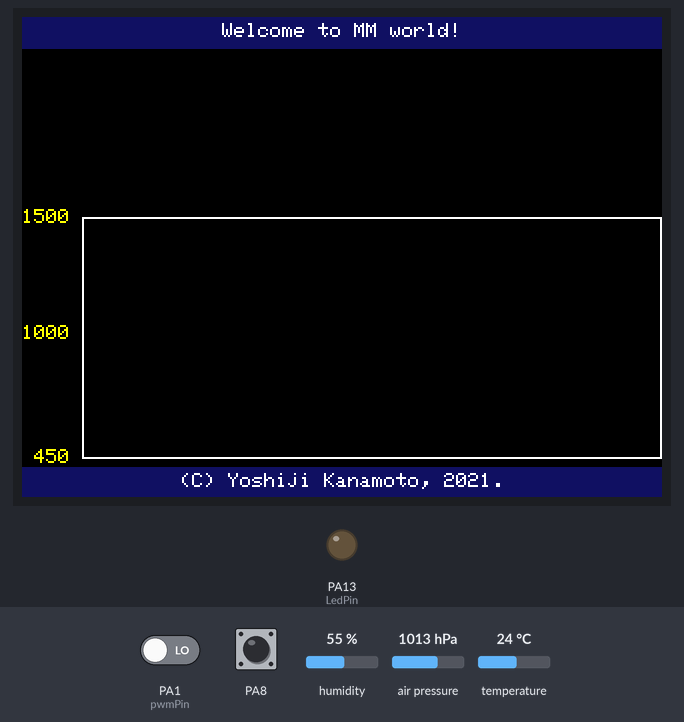
The sketch below on a simulated STM32 Blue Pill. Shown: 320×240 colour display, output pins drawn as LEDs (lit = HIGH). Inputs (shaded band) come from the test bench; at power-on: PA1 (pwmPin) LOW, PA8 HIGH, humidity 55 %, air pressure 1013 hPa, temperature 24 °C. What the sketch prints to the serial monitor is not drawn.

Above: at 5.4 s.
5.5 s: PA1 (pwmPin) driven HIGH
At 6.7 s:
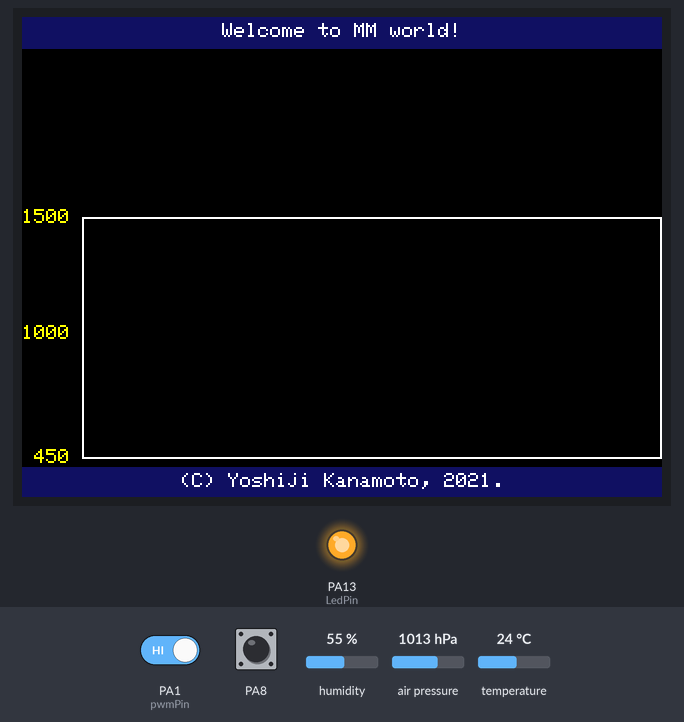
7.0 s: PA1 (pwmPin) driven LOW
At 25.1 s:
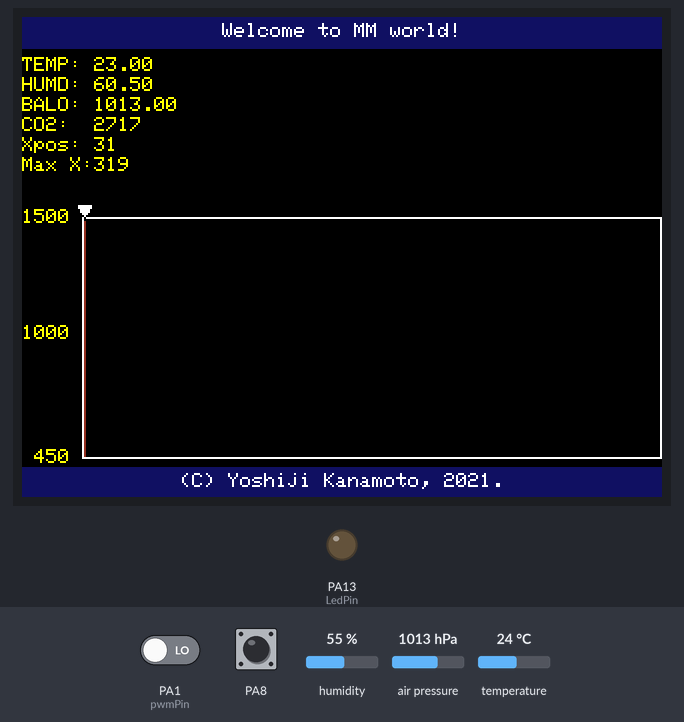
Timing chart, 0 to 25.6 s (numbered marks = the images above; inputs shaded):
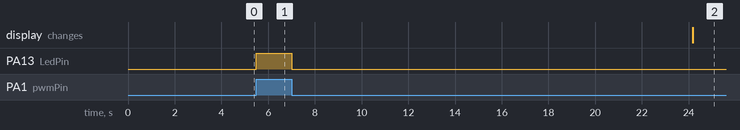

Measured:
- after the input at 5.5 s, PA13 (LedPin): LOW → HIGH at once
- after the input at 7.0 s, PA13 (LedPin): HIGH → LOW at once; the display: changes after 17.2 s (image 2)

The sketch:

AllInOneApp.ino
```cpp
// (licence header left out)
#include <Arduino.h>

// LCD
#include <LCDWIKI_GUI.h> //Core graphics library
#include <LCDWIKI_SPI.h> //Hardware-specific library
#include <LCDWIKI_TOUCH.h> //touch screen library

// IrRemote
#include "PinDefinitionsAndMore.h"
#include <IRremote.h>

// BME280
#include "SparkFunBME280.h"

// MHZ19C
#include <MsTimer2.h> // for interrupt mode

////////////////////////////////////////////////////////////
//paramters define

// LCD controller
#define MODEL ILI9341

// PIN assign for LCD
#define CS   A5
#define CD   A3
#define RST  A4
#define LED  A0   //if you don't need to control the LED pin,
// you should set it to -1 and set led pin of "LCD" to 3.3V.
// NOTE: backlight blinks. why?
//touch screen paramters define

#define TCS   2
#define TCLK  7
#define TDOUT 4
#define TDIN  5
#define TIRQ  6

// BME280
#define SPI_CS_PIN  10

// MHZ19C
#define pwmPin A1        // UV voltage output value
#define LedPin 13       // just indicator...

////////////////////////////////////////////////////////////

// define some colour values
#define BLACK   0x0000
#define BLUE    0x001F
#define RED     0xF800
#define GREEN   0x07E0
#define CYAN    0x07FF
#define MAGENTA 0xF81F
#define YELLOW  0xFFE0
#define WHITE   0xFFFF

// irRemote command definitions
#define TV_ADDR     0x2684
#define TV_ON       0x18
#define TV_UP       0x0F    // volume up
#define TV_DN       0x0B    // volume down
#define TV_BS       0x39    // BS
#define TV_DG       0x38    // Ground digital

#define TV_ST       0xA1    // subtitle in mainly mute mode
#define TV_MT       0x1A    // MUTE

#define TV_C1       0x00
#define TV_C2       0x01
#define TV_C3       0x02
#define TV_C4       0x03
#define TV_C5       0x04
#define TV_C6       0x05
#define TV_C7       0x06
#define TV_C8       0x07
#define TV_C9       0x08

////////////////////////////////////////////////////////////
// instances and variables
LCDWIKI_SPI mylcd(MODEL, CS, CD, RST, LED); //model,cs,dc,reset,led
LCDWIKI_TOUCH my_touch(TCS,TCLK,TDOUT,TDIN,TIRQ); //tcs,tclk,tdout,tdin,tirq
uint16_t wW;
uint16_t wH;
BME280 sensor;
int senseCount = 0;
int senseCountMax=199;  // 100mm x 200= 20sec for BME280 and CO2 monitor

// for irremote
uint16_t sAddress;
uint8_t sCommand;
uint8_t sRepeats = 0;

//for MHZ19C and CO2 monitor
int prevVal = LOW;
uint32_t th, tl, h, l, ppm, ppm_now;
uint32_t ppm_befor = 0L;
uint32_t tt = 0L;
uint32_t CO2_data = 0L;
uint8_t  data_count = 0L;

// co2 graph drawing coordinate variable
#define CO2MIN 450
#define CO2MAX 1500

// rectangular coordinates
uint16_t co2graph_min_x;
uint16_t co2graph_max_x;
uint16_t co2graph_min_y;
uint16_t co2graph_max_y;

// current bar graph x position
uint16_t currentXpos;

// led is lit: HIGH
int f_pressed= HIGH;
int f_pressed_old= HIGH;
bool f_state=true;

////////////////////////////////////////////////////////////
////////////////////////////////////////////////////////////
////////////////////////////////////////////////////////////

void setup() {

  ////////////////////////////////////////
  // 1. LCDWiki initialization
  // Be careful wW and wH is swapped becase of rotate 90!
  wW = mylcd.Get_Display_Height();
  wH = mylcd.Get_Display_Width();
  mylcd.Init_LCD();
  mylcd.Fill_Screen(BLACK);

  // rotation from 0:0degree, 1:90degree, 3:270degree
  mylcd.Set_Rotation(1); // 90 dgree rotation for landscape displaying

  // fill title bar, because ratete90, wH is used insted of wW
  mylcd.Set_Draw_color(16, 16, 96);

  mylcd.Set_Text_Mode(1);
  mylcd.Set_Text_Size(1);
  mylcd.Set_Text_colour(255, 255, 255);
  mylcd.Set_Text_Back_colour(0);

  // header
  mylcd.Fill_Rectangle(0, 0, wW - 1, 15); // draw header bar
  mylcd.Print_String("Welcome to MM world!", CENTER, 3);

  // hooter
  mylcd.Fill_Rectangle(0, wH - 15, wW - 1, wH - 1); // draw footer
  mylcd.Print_String("(C) Yoshiji Kanamoto, 2021.", CENTER, wH - 12);

  // main part
  mylcd.Set_Text_Mode(0);
  mylcd.Set_Text_colour(YELLOW);
  mylcd.Set_Text_Back_colour(BLACK);
  mylcd.Set_Text_Size(1);

  // co2 graph area
  mylcd.Set_Draw_color(255,255,255);
  co2graph_min_x= 30;
  co2graph_max_x= wW-1;
  co2graph_min_y= 100;
  co2graph_max_y= wH-20;
  mylcd.Draw_Rectangle(co2graph_min_x, co2graph_min_y, co2graph_max_x, co2graph_max_y);

  // scale of graph
  uint16_t tmpx, tmpy;
  tmpx= 0;
  tmpy= map(450, CO2MIN, CO2MAX, co2graph_max_y, co2graph_min_y);
  mylcd.Print_String(" 450" , tmpx, tmpy-4);
  tmpy= map(1500, CO2MIN, CO2MAX, co2graph_max_y, co2graph_min_y);
  mylcd.Print_String("1500" , tmpx, tmpy-4);
  tmpy= map(1000, CO2MIN, CO2MAX, co2graph_max_y, co2graph_min_y);
  mylcd.Print_String("1000" , tmpx, tmpy-4);

  currentXpos= co2graph_min_x;

  ////////////////////////////////////////
  // 2. irRemote initialization

  // the followings are dead copy from irremote sendDemo::setup().
  // do not modify until you understand what it is.
  Serial.begin(115200);
  //Serial.begin(9600);
#if defined(__AVR_ATmega32U4__) || defined(SERIAL_USB) || defined(SERIAL_PORT_USBVIRTUAL)  || defined(ARDUINO_attiny3217)
  delay(4000); // To be able to connect Serial monitor after reset
  // or power up and before first print out.
  // Do not wait for an attached Serial Monitor!
#endif
  // Just to know which program is running on my Arduino
  //  Serial.println(F("START " __FILE__ " from " __DATE__ "\r\nUsing library version " VERSION_IRREMOTE));

  // Specify send pin and enable feedback LED at default feedback LED pin
  IrSender.begin(IR_SEND_PIN, ENABLE_LED_FEEDBACK);

  //  Serial.print(F("Ready to send IR signals at pin "));
#if defined(ARDUINO_ARCH_STM32) || defined(ESP8266)
  //  Serial.println(IR_SEND_PIN_STRING);
#else
  //  Serial.println(IR_SEND_PIN);
#endif

  // for esp32 we use PWM generation by ledcWrite() for each pin
#if !defined(SEND_PWM_BY_TIMER) && !defined(USE_NO_SEND_PWM) && !defined(ESP32)

  // Print internal signal generation info
  IrSender.enableIROut(38);

  /*
    Serial.print(F("Send signal mark duration is "));
    Serial.print(IrSender.periodOnTimeMicros);
    Serial.print(F(" us, pulse correction is "));
    Serial.print(IrSender.getPulseCorrectionNanos());
    Serial.print(F(" ns, total period is "));
    Serial.print(IrSender.periodTimeMicros);
    Serial.println(F(" us"));
  */
#endif

  ////////////////////////////////////////
  // 3. BME280
  sensor.beginSPI(SPI_CS_PIN);

  ////////////////////////////////////////
  // 4. MHZ19C
  pinMode(pwmPin, INPUT);
  pinMode(LedPin, OUTPUT);
  MsTimer2::set(1, flash);                            // 1ms毎に割り込みを発生させる
  MsTimer2::start();

  // switch for LED
  pinMode(8, INPUT_PULLUP);

} // end of setup


////////////////////////////////////////////////////////////
////////////////////////////////////////////////////////////
////////////////////////////////////////////////////////////

void loop() {
  irControl();

  if(senseCount==senseCountMax){
    senseBME280();
    readCO2Value();
    senseCount=0;
  }else{
    senseCount++;
  }

  f_pressed=digitalRead(8);
  if((f_pressed==LOW) && (f_pressed_old==HIGH)){ //押されていない状態から押された状態の時
    f_state=!f_state;
  }
  f_pressed_old=f_pressed;

  if(f_state==HIGH){
   digitalWrite(LED, HIGH);
  }else{
    digitalWrite(LED,LOW);
  }


  delay(100);
}

/////////////////////////////////////////////////////////////


void irControl() {
  if (Serial.available() > 0 )     //受信したデータが存在した場合以下を実行
  {
    char val = Serial.read();      //char文字として受信データの読み込み
    switch (val) {
      // TV
      case 'p': IrSender.sendNEC(TV_ADDR, TV_ON, 0); break;
      case 'u': IrSender.sendNEC(TV_ADDR, TV_UP, 0); break;
      case 'd': IrSender.sendNEC(TV_ADDR, TV_DN, 0); break;
      case 'g': IrSender.sendNEC(TV_ADDR, TV_DG, 0); break; // 地デジ
      case 'b': IrSender.sendNEC(TV_ADDR, TV_BS, 0); break; // BS

      case 's': IrSender.sendNEC(TV_ADDR, TV_ST, 0); break; // 字幕
      case 'm': IrSender.sendNEC(TV_ADDR, TV_MT, 0); break; // ミュート

      case '1': IrSender.sendNEC(TV_ADDR, TV_C1, 0); break;
      case '2': IrSender.sendNEC(TV_ADDR, TV_C2, 0); break;
      case '3': IrSender.sendNEC(TV_ADDR, TV_C3, 0); break;
      case '4': IrSender.sendNEC(TV_ADDR, TV_C4, 0); break;
      case '5': IrSender.sendNEC(TV_ADDR, TV_C5, 0); break;
      case '6': IrSender.sendNEC(TV_ADDR, TV_C6, 0); break;
      case '7': IrSender.sendNEC(TV_ADDR, TV_C7, 0); break;
      case '8': IrSender.sendNEC(TV_ADDR, TV_C8, 0); break;
      case '9': IrSender.sendNEC(TV_ADDR, TV_C9, 0); break;

      // DVD Player
      case 'x': IrSender.sendPanasonic(0xb, 0x3d, 0); break;

      // Experimental
      default: ;
    }
  }
}


void senseBME280() {

    float t = sensor.readTempC();
    float h = sensor.readFloatHumidity();
    float p = sensor.readFloatPressure() / 100.0;
    /*
      Serial.print("Temp: ");  Serial.print(t, 2);
      Serial.print(" °C, Humidity: "); Serial.print(h, 2);
      Serial.print(" %, Pressure: ");   Serial.print(p, 1);  Serial.println(" hPa");
    */

    String a = "TEMP: ";
    a.concat(String(t-1.0));    // correction factor -1.0
    //a.concat(String(t));
    mylcd.Print_String(a , 0, 20);
    String b = "HUMD: ";
    b.concat(String(h+5.5));    // correction factor +5.0
    mylcd.Print_String(b , 0, 30);
    String c = "BALO: ";
    c.concat(p);
    mylcd.Print_String(c, 0, 40);
}


void flash()
{
  uint8_t myVal = digitalRead(pwmPin);

  tt++ ;
  if (myVal == HIGH) {
    digitalWrite(LedPin, HIGH);
    if (myVal != prevVal) {
      tl = tt ;
      prevVal = myVal;
      tt = 0L;
    }
  }  else {
    digitalWrite(LedPin, LOW);
    if (myVal != prevVal) {
      th = tt;
      prevVal = myVal;
      ppm = 5000 * (th - 2) / (th + tl - 4);         // 取得したデータを二酸化炭素データ(ppm)に変換
      ppm_now = ppm_befor * 0.8 + ppm * 0.2 ;        // 差分方程式のディジタルフィルタ処理
      ppm_befor = ppm_now;
      data_count++ ;
      CO2_data += ppm_now;
      tt = 0L;
    }
  }
}


void readCO2Value() {
    uint32_t    CO2_data_ave;
    CO2_data_ave = CO2_data / data_count;               // 取得した回数分の平均
    // ppm: 即値、ppm_now: フィルタした値、CO2_data_ave: サンプリングした値の平均値
    Serial.println("PPM = " + String(CO2_data_ave) + "," + String(ppm_now) + "," + String(ppm));
    Serial.println(String(600));

    String c = "CO2:  ";
    c.concat(ppm);
    c.concat("  ");
    mylcd.Print_String(c, 0, 50);

    // for graph
    int tmpCO2posInGraph=map(ppm,CO2MIN, CO2MAX, co2graph_max_y, co2graph_min_y);
    if(ppm<=CO2MIN){
      tmpCO2posInGraph=co2graph_max_y-1;
    }else if(ppm>= CO2MAX){
      tmpCO2posInGraph=co2graph_min_y;
    }

    mylcd.Set_Draw_color(150,50,35);
    mylcd.Draw_Line(currentXpos+1, co2graph_max_y-1,currentXpos+1, tmpCO2posInGraph);
    mylcd.Set_Draw_color(0,0,0);
    mylcd.Draw_Line(currentXpos+1, tmpCO2posInGraph-1, currentXpos+1, co2graph_min_y+1);

    mylcd.Set_Draw_color(0,0,0);

    mylcd.Fill_Triangle(currentXpos-3, co2graph_min_y-6,
      currentXpos+3, co2graph_min_y-6,
      currentXpos, co2graph_min_y-1);

    mylcd.Set_Draw_color(255,255,255);
    mylcd.Fill_Triangle(currentXpos-3+1, co2graph_min_y-6,
      currentXpos+3+1, co2graph_min_y-6,
      currentXpos+1, co2graph_min_y-1);

    currentXpos++;

    String t="Xpos: ";
    t.concat(currentXpos);
    t.concat("  ");
    mylcd.Print_String(t, 0, 60);
    t="Max X:";
    t.concat(co2graph_max_x);
    t.concat("   ");
    mylcd.Print_String(t, 0, 70);


    if(currentXpos== co2graph_max_x-1){ // -1 is a point! 2021/7/15
      // erase triangle
      mylcd.Set_Draw_color(0,0,0);
      currentXpos= co2graph_min_x;
      mylcd.Fill_Rectangle(co2graph_max_x-10, co2graph_min_y+1,co2graph_max_x, co2graph_min_y-10);
    }

    CO2_data = 0L;
    data_count = 0L;

}
```

Source omitted: PinDefinitionsAndMore.h (8389 bytes)
